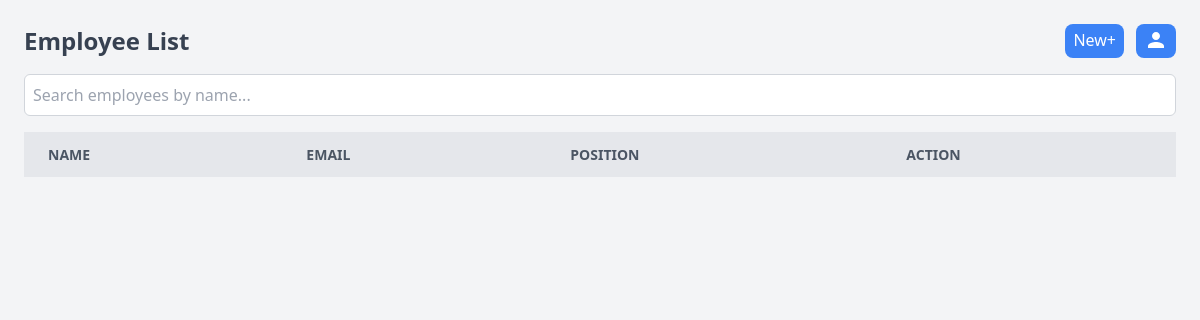
Page /employees/list/ (signed in) on the earlier database version.
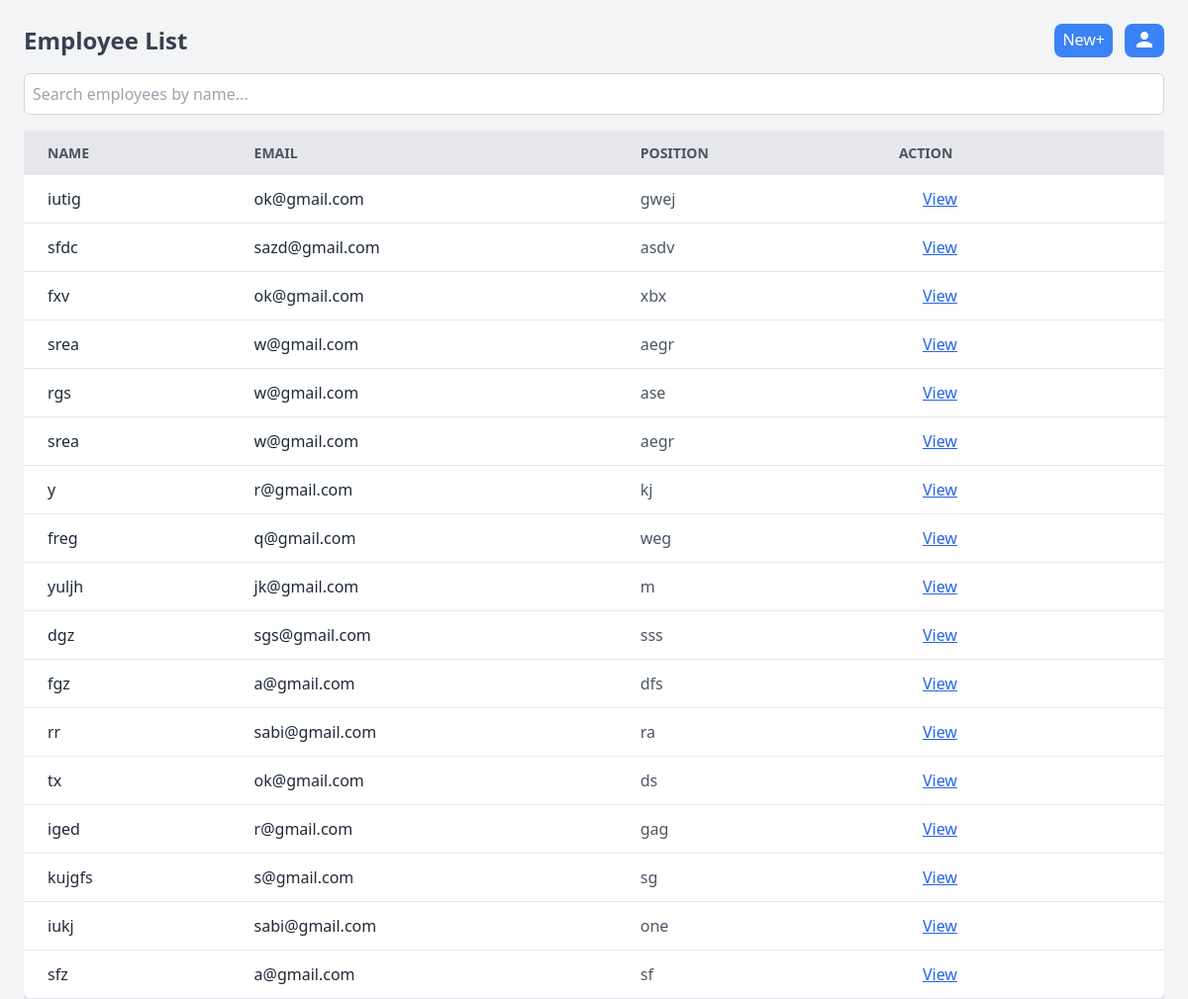
Same page on the later database version.
### employees/models.py (models this page shows, shortened)
class Employee(models.Model):
    id = models.UUIDField(primary_key=True, default=uuid.uuid4, editable=False)
    name = models.CharField(max_length=100)
    email = models.EmailField()
    position = models.CharField(max_length=100)
    custom_fields = models.JSONField(null=True,blank=True)  # Custom fields storage
    user = models.ForeignKey(CustomUser,on_delete=models.CASCADE)
    created_at = models.DateTimeField(auto_now_add=True)
    updated_at = models.DateTimeField(auto_now=True)

### employees/views.py (the view)
# urls.py: path('list/', EmployeesList.as_view(), name='employee_list'),
class EmployeesList(View):
    @method_decorator(never_cache)
    @method_decorator(login_required)
    def get(self, request):
        employees = Employee.objects.filter(user=request.user).order_by('-created_at')
        search_term = request.GET.get('search', '')
        if search_term:
            employees = employees.filter(name__icontains=search_term)
        if request.headers.get('X-Requested-With') == 'XMLHttpRequest':
            html = render_to_string('employee_table_rows.html', {'employees': employees})
            return JsonResponse({'html': html})
        context = {
            'employees': employees,
            'search_term': search_term,
        }
        return render(request, 'employee_list.html', context)

### templates/employee_list.html (shortened to what this page needs)
<!DOCTYPE html>
<html lang="en">
<head>
  <link href="https://cdn.jsdelivr.net/npm/tailwindcss@2.2.19/dist/tailwind.min.css" rel="stylesheet">
</head>
<body class="bg-gray-100">
  <div class="p-6 bg-gray-100 h-screen">
    <div class="flex justify-between items-center mb-4">
      <h2 class="text-2xl font-semibold text-gray-700">Employee List</h2>
      <div class="flex gap-3">
        <a href="{% url 'employee_create' %}" class="bg-blue-500 px-2 py-1 text-white rounded-lg">New+</a>
        <button onclick="openDashboardModal()" class="bg-blue-500 px-2 py-1 text-white rounded-lg">
          <svg xmlns="http://www.w3.org/2000/svg" class="w-6 h-6 inline-block fill-current text-white" viewBox="0 0 24 24">
            <path d="M12 12c2.67 0 8 1.34 8 4v2H4v-2c0-2.66 5.33-4 8-4zm0-2c-2.21 0-4-1.79-4-4s1.79-4 4-4 4 1.79 4 4-1.79 4-4 4z"/>
          </svg>
        </button>
      </div>
    </div>
    <input
      type="text"
      name="search"
      value="{{ search_term }}"
      placeholder="Search employees by name..."
      class="w-full p-2 mb-4 border border-gray-300 rounded-md focus:outline-none focus:ring-2 focus:ring-blue-500"
      id="search-input"
    />
    <div class="overflow-x-auto">
      <table class="min-w-full bg-white rounded-lg shadow-md">
        <thead>
          <tr class="bg-gray-200 text-gray-600 uppercase text-sm leading-normal">
            <th class="py-3 px-6 text-left">Name</th>
            <th class="py-3 px-6 text-left">Email</th>
            <th class="py-3 px-6 text-left">Position</th>
            <th class="py-3 px-6 text-left">Action</th>
          </tr>
        </thead>
        <tbody id="employee-table-body">
          {% for employee in employees %}
          <tr class="border-b border-gray-200 hover:bg-gray-100">
            <td class="py-3 px-6 text-gray-800">{{ employee.name }}</td>
            <td class="py-3 px-6 text-gray-800">{{ employee.email }}</td>
            <td class="py-3 px-6 text-gray-600">{{ employee.position }}</td>
            <td class="py-3 px-6 text-gray-600">
                <a href="{% url 'employee_view' employee.id %}" class="py-3 px-6 text-blue-600 underline">View</a>
            </td>
          </tr>
          {% endfor %}
        </tbody>
      </table>
    </div>
  </div>
</body>
</html>

Differences in the rows shown:
added Employee: name "iutig", email "ok@gmail.com", position "gwej"
added Employee: name "sfdc", email "sazd@gmail.com", position "asdv"
added Employee: name "fxv", email "ok@gmail.com", position "xbx"
added Employee: name "srea", email "w@gmail.com", position "aegr"
added Employee: name "rgs", email "w@gmail.com", position "ase"
added Employee: name "srea", email "w@gmail.com", position "aegr"
added Employee: name "y", email "r@gmail.com", position "kj"
added Employee: name "freg", email "q@gmail.com", position "weg"
added Employee: name "yuljh", email "jk@gmail.com", position "m"
added Employee: name "dgz", email "sgs@gmail.com", position "sss"
added Employee: name "fgz", email "a@gmail.com", position "dfs"
added Employee: name "rr", email "sabi@gmail.com", position "ra"
added Employee: name "tx", email "ok@gmail.com", position "ds"
added Employee: name "iged", email "r@gmail.com", position "gag"
added Employee: name "kujgfs", email "s@gmail.com", position "sg"
added Employee: name "iukj", email "sabi@gmail.com", position "one"
added Employee: name "sfz", email "a@gmail.com", position "sf"
